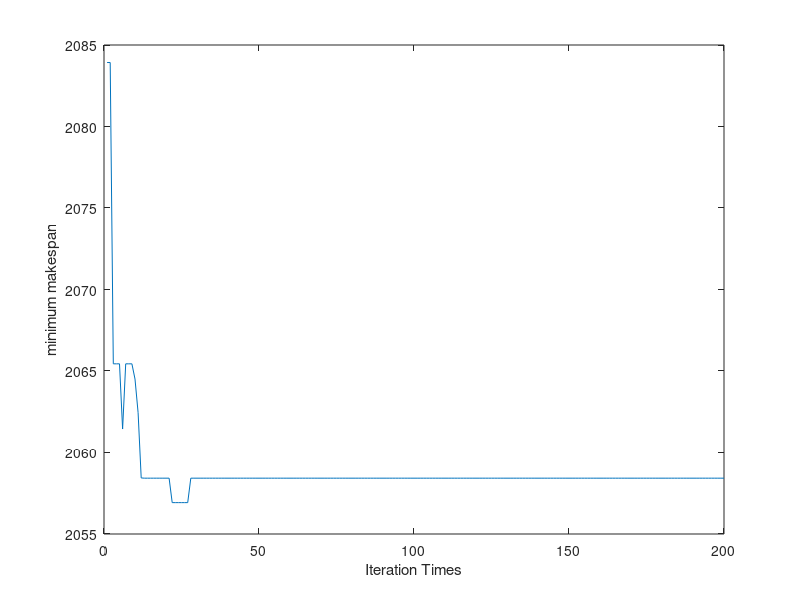

This chart was generated by the following MATLAB code:
clear all;
close all;
tic
global seru product_time product demand setup Y block r_block  parents pop_size generation p_c p_mu Duedate fitness solution_set
pop_size=100;%之后可以取300 
generation=200;%之后可以取500
seru=3;
p_c=0.75;%交叉
p_mu=0.05;%变异
product_time=[8 9.5 11.5 9 10.5 16
    19 12 15 12 13 9
    16.5 16 12.5 15 13.5 10];%./10 6个产品在3个seru的加工时间
product=size(product_time,2); %6个product
demand=[80 90 70 85 88 83];
setup=[4 9 8 6 5 6]; %每种产品的设置时间
block=[2 1.5 1 3 1.5 4 
       5 2 1 2 3 2.5 
       3.5 1 2.5 1.5 3.5 4];%6个产品在3个seru中的阻塞时间
r_block=[0.1 0.2 0.3 0.15 0.25 0.2
         0.34 0.23 0.13 0.1 0.4 0.3
         0.2 0.1 0.4 0.3 0.21 0.13];%3个seru生产6个产品发生阻塞的概率
Duedate=[1920 2360 2400 1840 2380 2400];

% feasible_matrix=zeros(seru,product); 
% feasible_matrix(product_time~=0)=1;（i，j）数值为1时，表示该seru i可以装配产品j
parents=zeros(pop_size,seru*product);%用来装载解
fitness=zeros(1,pop_size);%用来装载适应度
Y=zeros(1,generation);
 
%% 生成初始种群,随机生成订单调度初始种群
init=1;
while init<=pop_size%用来生成初始种群
    ratio=rand(seru,product);%在矩阵的前三行生成调度结果（0-1）之间的随机数3*6
    for i=1:seru
        for j=1:product
            if rand<0.05
                ratio(i,j)=0;
            end
        end
    end
    parents(init,:)=reshape(ratio',seru*product,1)';%把6*3转成 18*1再转置 然后init=10 总共10行
    init=init+1;
end
%parents
%% 迭代
for g=1:generation
    allocated_set=zeros(pop_size,seru*product);%10*18
    for che=1:pop_size
        allocated=zeros(seru,product);%3*6
        ratio_row=parents(che,:);%1*18 一行
        ratio=reshape(ratio_row,product,seru)';%转置 3*6
        u=sum(ratio);
        for v=1:product
            if  u(v)==0
                ratio(1,v)=1;
            end
        end
        u=sum(ratio);
        ratio=ratio./repmat(u,seru,1);%对分配比进行标准化 求出对应占比 sum(ratio)竖着求和 得到一行 1*6 除数是3*6 每行是3个seru对应产品的ratio的总和
        allocated_quan=ratio.*repmat(demand,seru,1);%占比*需求 
        allocated_quan=round(allocated_quan);%四舍五入 整数 3*6
        allocated_sum=sum(allocated_quan);%1*6 竖着求和 分配每个产品对应需求
        for w=1:product
            if   allocated_sum(w)==0
                allocated_quan(1,w)=demand(w);
            end
        end
        for j=1:product
            sit=find(allocated_quan(:,j)~=0,1);%find(x,n)返回与X中的非零元素对应的前n个位置 化成01矩阵 找到第一个有分配projuct j的seru
            allocated_quan(sit,j)=demand(j)-allocated_sum(j)+allocated_quan(sit,j);%修正解 确保分配给seru的子批量等于该产品的需求
        end
      
        allocated_set(che,:)=reshape(allocated_quan',seru*product,1)';%10*18 把每一次得到的allocated quan分配比的值都储存在一行中
        allocated(allocated_quan~=0)=1;
        setup_time=repmat(setup,seru,1);%3*6的矩阵
        setup_time=setup_time.*allocated;
        for i=1:seru
            for j=1:product
                if setup_time(i,j)~=0
                    setup_time(i,j)=0;
                    break
                end
            end
        end         
        block_time=block.*r_block;
        processing_time=allocated_quan.*product_time+setup_time+block_time;%所占用的时间
        %交付期
        for t=2:product 
            processing_time(:,t)=processing_time(:,t)+processing_time(:,t-1); 
        end
         processing_time1=max(processing_time);
         makespan=max(processing_time1);%对矩阵求最大值
      
        flag=0;
        for j=1:product
            if processing_time1(j)>Duedate(j)
                flag=flag+1;
            end
        end
        if flag>0
            F=max(makespan)+flag*1000;%惩罚函数
        else
            F=max(makespan);
        end
        
         fitness(che)=F; 
    end
    [opt_fit,index]=min(fitness);%某次迭代过程中的最优是最大的适应度
    opt_solution=allocated_set(index,:);
    Y(g)=opt_fit; %把每次的最优适应度保存
 
    %% 选择：二元锦标赛
    select=zeros(pop_size,seru*product);
    for s=1:pop_size
        k=fix(rand*pop_size)+1;%随机找到一个具体分配结果
        kk=fix(rand*pop_size)+1;
        if fitness(k)<=fitness(kk)
            select(s,:)=parents(k,:);%如果方案K的适应度更高,就选择K
        else
            select(s,:)=parents(kk,:);
        end
    end
    parents=select;
    %% 交叉：随机找到两个父代，交换中间某一段的数值 代数交叉
    crossn=fix(pop_size/2);
    for c=1:crossn %交叉
        r_c=rand;
        if r_c<p_c
            k=fix(rand*pop_size)+1; %fix函数向0方向取整。
            kk=fix(rand*pop_size)+1;
            Lambda=rand;
            child1=Lambda*parents(k,:)+(1-Lambda)*parents(kk,:);
            child2=(1-Lambda)*parents(k,:)+Lambda*parents(kk,:);
            parents(k,:)=child1;
            parents(kk,:)=child2;
        end
    end
    %% 变异：随机找到一个父代，将某两个位置交换位置 非均匀变异
    b=2;
    for m=1:pop_size
        r_mu=rand;
        if r_mu<p_mu
            k=fix(rand*seru*product)+1;
            if rand<0.5
                parents(m,k)=parents(m,k)+(1-parents(m,k))*(1-rand^(1-g/generation)^b);
            else
                parents(m,k)=parents(m,k)-parents(m,k)*(1-rand^(1-g/generation)^b);
            end
        end
        Pa=rand;
        for i=1:seru
            for j=1:product
                if Pa<0.05
                    parents(m,product*(i-1)+j)=0;
                end
            end
        end
    end
end    
[makespan,index]=min(fitness);
allocation=allocated_set(index,:);


X=1:generation;
plot(X,Y);
hold on
xlabel('Iteration Times');
ylabel('minimum makespan');
final_makespan=makespan;
final_scheduling_result=allocation;
disp('最小的makespan为')
disp(final_makespan)
disp('此时订单调度情况为')
disp(final_scheduling_result)
toc
disp(['运行时间: ',num2str(toc)]);